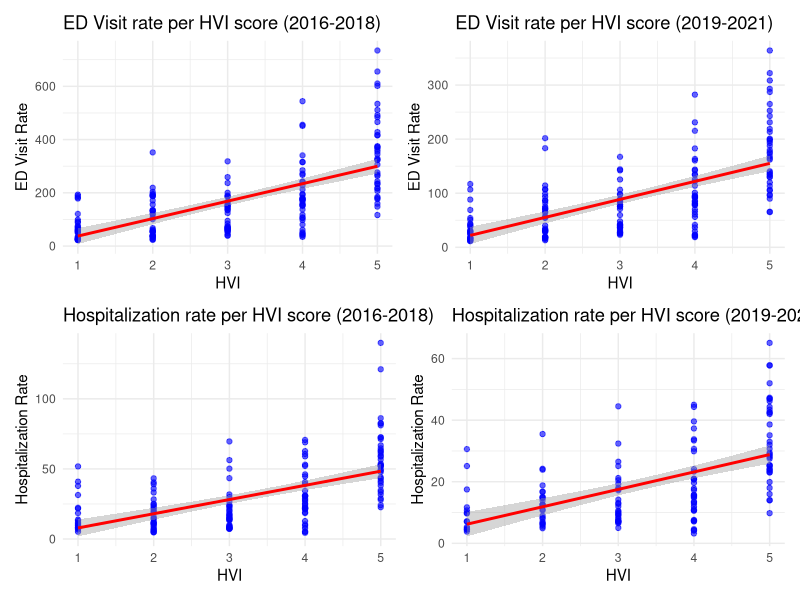

This figure's R source:
## ---- chunk 1

# Load libraries

library(tidyverse)
library(broom)
library(patchwork)

# Read full data

full_data2 = read_csv("data/NYC_total.csv")

# Data ED Visits (2016-2018)

full_data2_ed_1 = full_data2 |> 
  mutate(hvi = as.numeric(hvi)) |> 
  filter(indicator == "ed_visits_rate") |> 
  filter(data_years == "2016-2018")

## Datasets for Graphing (datasets 1 & 2):
## Changing HVI to numeric

# Data ED Visits (2019-2021)

full_data2_ed_2 = full_data2 |> 
  mutate(hvi = as.numeric(hvi)) |> 
  filter(indicator == "ed_visits_rate") |> 
  filter(data_years == "2019-2021")

# Data Hospitalizations (2016-2018)

full_data2_hosp_1 = full_data2 |> 
  mutate(hvi = as.numeric(hvi)) |> 
  filter(indicator == "hosp_rate") |>  
  filter(data_years == "2016-2018")

# Data Hospitalizations (2019-2021)

full_data2_hosp_2 = full_data2 |> 
  mutate(hvi = as.numeric(hvi)) |> 
  filter(indicator == "hosp_rate") |>  
  filter(data_years == "2019-2021")

## Datasets for Statistical Analysis (datasets 3 & 4):
## Keeping HVI as a factor variable


# Data ED Visits (2016-2018)

full_data2_ed_3 = full_data2 |> 
  filter(indicator == "ed_visits_rate") |>  # filtering only ed_visits
  filter(data_years == "2016-2018")

# Data ED Visits (2019-2021)

full_data2_ed_4 = full_data2 |> 
  filter(indicator == "ed_visits_rate") |>  # filtering only ed_visits
  filter(data_years == "2019-2021")

# Data Hospitalizations (2016-2018)

full_data2_hosp_3 = full_data2 |> 
  filter(indicator == "hosp_rate") |>  #filtering only hospitlization rate
  filter(data_years == "2016-2018")

# Data Hospitalizations (2019-2021)

full_data2_hosp_4 = full_data2 |> 
  filter(indicator == "hosp_rate") |>  #filtering only hospitlization rate
  filter(data_years == "2019-2021")
## ---- chunk 2

# Fit linear regression model for ED visits (2016-2018)
# Examining relationship between visit rates and borough/HVI

fit = lm(zip_code_rate ~ borough + hvi, data = full_data2_ed_3)

# Format results table

results_table = tidy(fit) |>
  select(-statistic) |>
  knitr::kable(digit = 3)

## ---- chunk 3

# Fit linear regression model for ED visits (2019-2021)
# Examining relationship between visit rates and borough/HVI

fit2 = lm(zip_code_rate ~ borough + hvi, data = full_data2_ed_4)

# Format results table

results_table2 = tidy(fit2) |>
  select(-statistic) |>
  knitr::kable(digit = 3)

## ---- chunk 4

# Fit linear regression model for hospitalizations (2016-2018)

fit3 = lm(zip_code_rate ~ borough + hvi, data = full_data2_hosp_3)

# Format results table

results_table3 = tidy(fit3) |>
  select(-statistic) |>
  knitr::kable(digit = 3)

## ---- chunk 5

# Fit linear regression model for hospitalizations (2019-2021)

fit4 = lm(zip_code_rate ~ borough + hvi, data = full_data2_hosp_4)
results_table4 = tidy(fit4) |>
  select(-statistic) |>
  knitr::kable(digit = 3)

## ---- chunk 6

# Calculate average HVI scores for each borough
# This helps understand overall heat vulnerability patterns across boroughs

daa = full_data2 |> 
  mutate(hvi = as.numeric(hvi)) |>
  group_by(borough) |> 
  summarise(hvi_mean = mean(hvi))

# Produce table

knitr::kable(daa)

## ---- chunk 7

# Create visualization plots showing relationship between HVI scores and health outcomes
# Four plots examine ED visits and hospitalizations across both time periods

plot1 = ggplot(full_data2_ed_1, aes(x = hvi, y = zip_code_rate)) +
  geom_point(color = "blue", alpha = 0.6) +  # Data points
  geom_smooth(method = "lm", color = "red", se = TRUE) +  # Regression line with confidence interval
  labs(title = "ED Visit rate per HVI score (2016-2018)", x = "HVI", y = "ED Visit Rate") +
  theme_minimal()

plot2 = ggplot(full_data2_ed_2, aes(x = hvi, y = zip_code_rate)) +
  geom_point(color = "blue", alpha = 0.6) +  # Data points
  geom_smooth(method = "lm", color = "red", se = TRUE) +  # Regression line with confidence interval
  labs(title = "ED Visit rate per HVI score (2019-2021)", x = "HVI", y = "ED Visit Rate") +
  theme_minimal()

plot3 = ggplot(full_data2_hosp_1, aes(x = hvi, y = zip_code_rate)) +
  geom_point(color = "blue", alpha = 0.6) +  # Data points
  geom_smooth(method = "lm", color = "red", se = TRUE) +  # Regression line with confidence interval
  labs(title = "Hospitalization rate per HVI score (2016-2018)", x = "HVI", y = "Hospitalization Rate") +
  theme_minimal()

plot4 = ggplot(full_data2_hosp_2, aes(x = hvi, y = zip_code_rate)) +
  geom_point(color = "blue", alpha = 0.6) +  # Data points
  geom_smooth(method = "lm", color = "red", se = TRUE) +  # Regression line with confidence interval
  labs(title = "Hospitalization rate per HVI score (2019-2021)", x = "HVI", y = "Hospitalization Rate") +
  theme_minimal()

(plot1 + plot2) / (plot3 + plot4)
